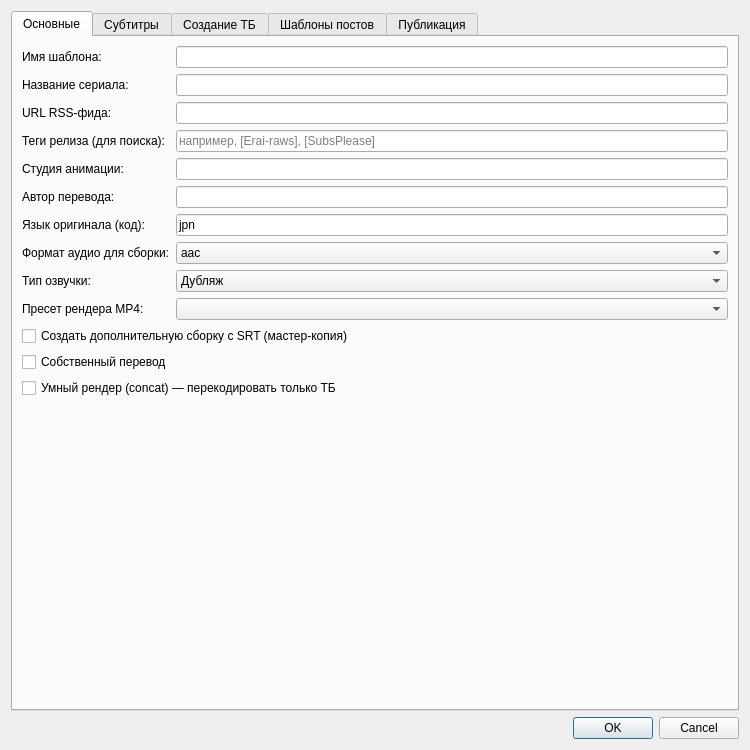
<?xml version="1.0" encoding="UTF-8"?>
<ui version="4.0">
 <class>TemplateEditor</class>
 <widget class="QDialog" name="TemplateEditor">
  <property name="geometry">
   <rect>
    <x>0</x>
    <y>0</y>
    <width>750</width>
    <height>750</height>
   </rect>
  </property>
  <property name="windowTitle">
   <string>Редактор шаблона</string>
  </property>
  <property name="modal">
   <bool>true</bool>
  </property>
  <layout class="QVBoxLayout" name="verticalLayout">
   <item>
    <widget class="QTabWidget" name="tabWidget">
     <property name="currentIndex">
      <number>0</number>
     </property>
     <widget class="QWidget" name="tabGeneral">
      <attribute name="title">
       <string>Основные</string>
      </attribute>
      <layout class="QFormLayout" name="formLayout">
       <item row="0" column="0">
        <widget class="QLabel" name="label">
         <property name="text">
          <string>Имя шаблона:</string>
         </property>
        </widget>
       </item>
       <item row="0" column="1">
        <widget class="QLineEdit" name="templateNameEdit"/>
       </item>
       <item row="1" column="0">
        <widget class="QLabel" name="label_2">
         <property name="text">
          <string>Название сериала:</string>
         </property>
        </widget>
       </item>
       <item row="1" column="1">
        <widget class="QLineEdit" name="seriesTitleEdit"/>
       </item>
       <item row="2" column="0">
        <widget class="QLabel" name="label_3">
         <property name="text">
          <string>URL RSS-фида:</string>
         </property>
        </widget>
       </item>
       <item row="2" column="1">
        <widget class="QLineEdit" name="rssUrlEdit"/>
       </item>
       <item row="3" column="0">
        <widget class="QLabel" name="label_1">
         <property name="text">
          <string>Теги релиза (для поиска):</string>
         </property>
        </widget>
       </item>
       <item row="3" column="1">
        <widget class="QLineEdit" name="releaseTagsEdit">
         <property name="placeholderText">
          <string>например, [Erai-raws], [SubsPlease]</string>
         </property>
        </widget>
       </item>
       <item row="4" column="0">
        <widget class="QLabel" name="label_4">
         <property name="text">
          <string>Студия анимации:</string>
         </property>
        </widget>
       </item>
       <item row="4" column="1">
        <widget class="QLineEdit" name="animationStudioEdit"/>
       </item>
       <item row="5" column="0">
        <widget class="QLabel" name="label_5">
         <property name="text">
          <string>Автор перевода:</string>
         </property>
        </widget>
       </item>
       <item row="5" column="1">
        <widget class="QLineEdit" name="subAuthorEdit"/>
       </item>
       <item row="6" column="0">
        <widget class="QLabel" name="label_17">
         <property name="text">
          <string>Язык оригинала (код):</string>
         </property>
        </widget>
       </item>
       <item row="6" column="1">
        <widget class="QLineEdit" name="originalLanguageEdit">
         <property name="text">
          <string>jpn</string>
         </property>
        </widget>
       </item>
       <item row="7" column="0">
        <widget class="QLabel" name="label_17_2">
         <property name="text">
          <string>Формат аудио для сборки:</string>
         </property>
        </widget>
       </item>
       <item row="7" column="1">
        <widget class="QComboBox" name="targetAudioFormatComboBox">
         <item>
          <property name="text">
           <string>aac</string>
          </property>
         </item>
         <item>
          <property name="text">
           <string>flac</string>
          </property>
         </item>
        </widget>
       </item>
       <item row="8" column="0">
        <widget class="QLabel" name="label_type">
         <property name="text">
          <string>Тип озвучки:</string>
         </property>
        </widget>
       </item>
       <item row="8" column="1">
        <widget class="QComboBox" name="voiceoverTypeComboBox">
         <item>
          <property name="text">
           <string>Дубляж</string>
          </property>
         </item>
         <item>
          <property name="text">
           <string>Закадр</string>
          </property>
         </item>
        </widget>
       </item>
       <item row="9" column="0">
        <widget class="QLabel" name="label_18">
         <property name="text">
          <string>Пресет рендера MP4:</string>
         </property>
        </widget>
       </item>
       <item row="9" column="1">
        <widget class="QComboBox" name="renderPresetComboBox"/>
       </item>
       <item row="10" column="0" colspan="2">
        <widget class="QCheckBox" name="createSrtMasterCheckBox">
         <property name="toolTip">
          <string>После основной сборки создать дополнительный MKV с несжатым звуком и SRT-субтитрами (без надписей)</string>
         </property>
         <property name="text">
          <string>Создать дополнительную сборку с SRT (мастер-копия)</string>
         </property>
        </widget>
       </item>
       <item row="11" column="0" colspan="2">
        <widget class="QCheckBox" name="isCustomTranslationCheckBox">
         <property name="toolTip">
          <string>Если перевод выполнен силами команды, поставьте эту галочку. Название дорожки субтитров изменится на '[Дубляжная]'</string>
         </property>
         <property name="text">
          <string>Собственный перевод</string>
         </property>
        </widget>
       </item>
       <item row="12" column="0" colspan="2">
        <widget class="QCheckBox" name="useConcatRenderCheckBox">
         <property name="toolTip">
          <string>Перекодировать только сегмент с ТБ (титульным блоком), остальное видео копировать без перекодирования. Сохраняет оригинальное качество и значительно ускоряет рендер.</string>
         </property>
         <property name="text">
          <string>Умный рендер (concat) — перекодировать только ТБ</string>
         </property>
        </widget>
       </item>
      </layout>
     </widget>
     <widget class="QWidget" name="tabSubtitles">
      <attribute name="title">
       <string>Субтитры</string>
      </attribute>
      <layout class="QVBoxLayout" name="verticalLayout_10" stretch="0,0,0,0,0,0,0,0">
       <item>
        <widget class="QCheckBox" name="sourceHasSubtitlesCheckBox">
         <property name="text">
          <string>В исходном MKV есть дорожка русских субтитров</string>
         </property>
         <property name="checked">
          <bool>true</bool>
         </property>
        </widget>
       </item>
       <item>
        <widget class="QCheckBox" name="forceSignStyleRequestCheckBox">
         <property name="text">
          <string>Всегда запрашивать стили/актеров для надписей</string>
         </property>
         <property name="checked">
          <bool>true</bool>
         </property>
        </widget>
       </item>
       <item>
        <widget class="Line" name="line_3">
         <property name="orientation">
          <enum>Qt::Orientation::Horizontal</enum>
         </property>
        </widget>
       </item>
       <item>
        <widget class="QLabel" name="label_7">
         <property name="text">
          <string>Стили/актеры для надписей (каждый с новой строки):</string>
         </property>
        </widget>
       </item>
       <item>
        <layout class="QHBoxLayout" name="horizontalLayout_3">
         <item>
          <widget class="QPlainTextEdit" name="signStylesEdit">
           <property name="sizePolicy">
            <sizepolicy hsizetype="Expanding" vsizetype="Preferred">
             <horstretch>3</horstretch>
             <verstretch>0</verstretch>
            </sizepolicy>
           </property>
           <property name="maximumSize">
            <size>
             <width>16777215</width>
             <height>200</height>
            </size>
           </property>
          </widget>
         </item>
         <item>
          <widget class="QPushButton" name="selectStylesButton">
           <property name="text">
            <string>Выбрать из файла...</string>
           </property>
          </widget>
         </item>
        </layout>
       </item>
       <item>
        <widget class="Line" name="line_4">
         <property name="orientation">
          <enum>Qt::Orientation::Horizontal</enum>
         </property>
        </widget>
       </item>
       <item>
        <widget class="QCheckBox" name="pauseForSubEditCheckBox">
         <property name="text">
          <string>Приостанавливать процесс для ручной правки субтитров</string>
         </property>
        </widget>
       </item>
       <item>
        <widget class="QGroupBox" name="groupBox">
         <property name="title">
          <string>Автоматические замены в тексте субтитров</string>
         </property>
         <layout class="QVBoxLayout" name="verticalLayout_9">
          <item>
           <widget class="QTableWidget" name="substitutionsTableWidget">
            <property name="alternatingRowColors">
             <bool>true</bool>
            </property>
            <attribute name="horizontalHeaderVisible">
             <bool>true</bool>
            </attribute>
            <attribute name="horizontalHeaderMinimumSectionSize">
             <number>100</number>
            </attribute>
            <attribute name="horizontalHeaderDefaultSectionSize">
             <number>325</number>
            </attribute>
            <attribute name="horizontalHeaderStretchLastSection">
             <bool>true</bool>
            </attribute>
            <column>
             <property name="text">
              <string>Найти</string>
             </property>
            </column>
            <column>
             <property name="text">
              <string>Заменить на</string>
             </property>
            </column>
           </widget>
          </item>
          <item>
           <layout class="QHBoxLayout" name="horizontalLayout_7">
            <item>
             <spacer name="horizontalSpacer_3">
              <property name="orientation">
               <enum>Qt::Orientation::Horizontal</enum>
              </property>
              <property name="sizeHint" stdset="0">
               <size>
                <width>40</width>
                <height>20</height>
               </size>
              </property>
             </spacer>
            </item>
            <item>
             <widget class="QPushButton" name="addSubstitutionButton">
              <property name="text">
               <string>Добавить</string>
              </property>
             </widget>
            </item>
            <item>
             <widget class="QPushButton" name="removeSubstitutionButton">
              <property name="text">
               <string>Удалить</string>
              </property>
             </widget>
            </item>
           </layout>
          </item>
         </layout>
        </widget>
       </item>
      </layout>
     </widget>
     <widget class="QWidget" name="tabTbCreation">
      <attribute name="title">
       <string>Создание ТБ</string>
      </attribute>
      <layout class="QVBoxLayout" name="verticalLayout_2">
       <item>
        <widget class="QCheckBox" name="generateTbCheckBox">
         <property name="text">
          <string>Генерировать Титры Благодарности (ТБ)</string>
         </property>
         <property name="checked">
          <bool>true</bool>
         </property>
        </widget>
       </item>
       <item>
        <widget class="Line" name="line_2">
         <property name="orientation">
          <enum>Qt::Orientation::Horizontal</enum>
         </property>
        </widget>
       </item>
       <item>
        <layout class="QFormLayout" name="formLayout_2">
         <item row="0" column="0">
          <widget class="QLabel" name="label_9">
           <property name="text">
            <string>Название главы эндинга:</string>
           </property>
          </widget>
         </item>
         <item row="0" column="1">
          <widget class="QLineEdit" name="endingChapterNameEdit">
           <property name="placeholderText">
            <string>например, Ending</string>
           </property>
          </widget>
         </item>
         <item row="1" column="0">
          <widget class="QLabel" name="label_11">
           <property name="text">
            <string>Время начала эндинга:</string>
           </property>
          </widget>
         </item>
         <item row="1" column="1">
          <layout class="QHBoxLayout" name="horizontalLayout_10">
           <item>
            <widget class="QTimeEdit" name="endingStartTimeEdit">
             <property name="displayFormat">
              <string>H:mm:ss.zzz</string>
             </property>
            </widget>
           </item>
           <item>
            <widget class="QCheckBox" name="useManualTimeCheckBox">
             <property name="text">
              <string>Вручную</string>
             </property>
            </widget>
           </item>
          </layout>
         </item>
         <item row="2" column="0">
          <widget class="QLabel" name="label_19">
           <property name="text">
            <string>Стиль ТБ по умолчанию:</string>
           </property>
          </widget>
         </item>
         <item row="2" column="1">
          <widget class="QComboBox" name="defaultTbStyleComboBox"/>
         </item>
         <item row="3" column="0">
          <widget class="QLabel" name="label_12">
           <property name="text">
            <string>Режиссер дубляжа:</string>
           </property>
          </widget>
         </item>
         <item row="3" column="1">
          <widget class="QLineEdit" name="directorEdit"/>
         </item>
         <item row="4" column="0">
          <widget class="QLabel" name="label_assistant_director">
           <property name="text">
            <string>Помощник режиссера:</string>
           </property>
          </widget>
         </item>
         <item row="4" column="1">
          <widget class="QLineEdit" name="assistantDirectorEdit"/>
         </item>
         <item row="5" column="0">
          <widget class="QLabel" name="label_13">
           <property name="text">
            <string>Звукорежиссер:</string>
           </property>
          </widget>
         </item>
         <item row="5" column="1">
          <widget class="QLineEdit" name="soundEngineerEdit"/>
         </item>
         <item row="6" column="0">
          <widget class="QLabel" name="label_16">
           <property name="text">
            <string>Звукорежиссер песен:</string>
           </property>
          </widget>
         </item>
         <item row="6" column="1">
          <widget class="QLineEdit" name="songsSoundEngineerEdit"/>
         </item>
         <item row="7" column="0">
          <widget class="QLabel" name="label_26">
           <property name="text">
            <string>Звукорежиссер эпизода:</string>
           </property>
          </widget>
         </item>
         <item row="7" column="1">
          <widget class="QLineEdit" name="episodeSoundEngineerEdit"/>
         </item>
         <item row="8" column="0">
          <widget class="QLabel" name="label_27">
           <property name="text">
            <string>Звукорежиссер записи:</string>
           </property>
          </widget>
         </item>
         <item row="8" column="1">
          <widget class="QLineEdit" name="recordingSoundEngineerEdit"/>
         </item>
         <item row="9" column="0">
          <widget class="QLabel" name="label_video_localization">
           <property name="text">
            <string>Локализация видеоряда:</string>
           </property>
          </widget>
         </item>
         <item row="9" column="1">
          <widget class="QLineEdit" name="videoLocalizationAuthorEdit"/>
         </item>
         <item row="10" column="0">
          <widget class="QLabel" name="label_14">
           <property name="text">
            <string>Разметка:</string>
           </property>
          </widget>
         </item>
         <item row="10" column="1">
          <widget class="QLineEdit" name="timingAuthorEdit"/>
         </item>
         <item row="11" column="0">
          <widget class="QLabel" name="label_signs_author">
           <property name="text">
            <string>Локализация надписей:</string>
           </property>
          </widget>
         </item>
         <item row="11" column="1">
          <widget class="QLineEdit" name="signsAuthorEdit"/>
         </item>
         <item row="12" column="0">
          <widget class="QLabel" name="label_translation_editor">
           <property name="text">
            <string>Редактор перевода:</string>
           </property>
          </widget>
         </item>
         <item row="12" column="1">
          <widget class="QLineEdit" name="translationEditorEdit"/>
         </item>
         <item row="13" column="0">
          <widget class="QLabel" name="label_15">
           <property name="text">
            <string>Сборка релиза:</string>
           </property>
          </widget>
         </item>
         <item row="13" column="1">
          <widget class="QLineEdit" name="releaseBuilderEdit"/>
         </item>
        </layout>
       </item>
       <item>
        <widget class="Line" name="line">
         <property name="orientation">
          <enum>Qt::Orientation::Horizontal</enum>
         </property>
        </widget>
       </item>
       <item>
        <widget class="QLabel" name="label_6">
         <property name="text">
          <string>Список актеров (каждый с новой строки или через запятую):</string>
         </property>
        </widget>
       </item>
       <item>
        <widget class="QPlainTextEdit" name="castEdit"/>
       </item>
      </layout>
     </widget>
     <widget class="QWidget" name="tabPosts">
      <attribute name="title">
       <string>Шаблоны постов</string>
      </attribute>
      <layout class="QVBoxLayout" name="verticalLayout_6">
       <item>
        <layout class="QHBoxLayout" name="horizontalLayout">
         <item>
          <spacer name="horizontalSpacer_2">
           <property name="orientation">
            <enum>Qt::Orientation::Horizontal</enum>
           </property>
           <property name="sizeHint" stdset="0">
            <size>
             <width>40</width>
             <height>20</height>
            </size>
           </property>
          </spacer>
         </item>
         <item>
          <widget class="QPushButton" name="helpButton">
           <property name="maximumSize">
            <size>
             <width>30</width>
             <height>16777215</height>
            </size>
           </property>
           <property name="toolTip">
            <string>Открыть справку по плейсхолдерам и форматированию</string>
           </property>
           <property name="text">
            <string>?</string>
           </property>
          </widget>
         </item>
        </layout>
       </item>
       <item>
        <layout class="QHBoxLayout" name="horizontalLayout_5">
         <item>
          <layout class="QVBoxLayout" name="verticalLayout_4">
           <item>
            <widget class="QLabel" name="label_8">
             <property name="text">
              <string>Telegram (MP4 пост):</string>
             </property>
            </widget>
           </item>
           <item>
            <widget class="QPlainTextEdit" name="postTgMp4Edit"/>
           </item>
          </layout>
         </item>
         <item>
          <layout class="QVBoxLayout" name="verticalLayout_5">
           <item>
            <widget class="QLabel" name="label_10">
             <property name="text">
              <string>Telegram (MKV пост):</string>
             </property>
            </widget>
           </item>
           <item>
            <widget class="QPlainTextEdit" name="postTgMkvEdit"/>
           </item>
          </layout>
         </item>
        </layout>
       </item>
       <item>
        <layout class="QHBoxLayout" name="horizontalLayout_6">
         <item>
          <layout class="QVBoxLayout" name="verticalLayout_7">
           <item>
            <widget class="QLabel" name="label_22">
             <property name="text">
              <string>VK (Основной пост):</string>
             </property>
            </widget>
           </item>
           <item>
            <widget class="QPlainTextEdit" name="postVkEdit"/>
           </item>
          </layout>
         </item>
         <item>
          <layout class="QVBoxLayout" name="verticalLayout_8">
           <item>
            <widget class="QLabel" name="label_23">
             <property name="text">
              <string>VK (Комментарий):</string>
             </property>
            </widget>
           </item>
           <item>
            <widget class="QPlainTextEdit" name="postVkCommentEdit"/>
           </item>
          </layout>
         </item>
        </layout>
       </item>
      </layout>
     </widget>
     <widget class="QWidget" name="tabPublication">
      <attribute name="title">
       <string>Публикация</string>
      </attribute>
      <layout class="QFormLayout" name="formLayout_3">
       <item row="0" column="0">
        <widget class="QLabel" name="label_20">
         <property name="text">
          <string>Название для постов:</string>
         </property>
        </widget>
       </item>
       <item row="0" column="1">
        <widget class="QLineEdit" name="seriesTitleForPostEdit"/>
       </item>
       <item row="1" column="0">
        <widget class="QLabel" name="label_21">
         <property name="text">
          <string>Всего серий в сезоне:</string>
         </property>
        </widget>
       </item>
       <item row="1" column="1">
        <widget class="QSpinBox" name="totalEpisodesSpinBox">
         <property name="maximum">
          <number>999</number>
         </property>
        </widget>
       </item>
       <item row="2" column="0">
        <widget class="QLabel" name="label_24">
         <property name="text">
          <string>Путь к постеру:</string>
         </property>
        </widget>
       </item>
       <item row="2" column="1">
        <layout class="QHBoxLayout" name="horizontalLayout_11">
         <item>
          <widget class="QLineEdit" name="posterPathEdit"/>
         </item>
         <item>
          <widget class="QPushButton" name="browsePosterButton">
           <property name="text">
            <string>Обзор...</string>
           </property>
          </widget>
         </item>
        </layout>
       </item>
       <item row="3" column="0">
        <widget class="QLabel" name="label_25">
         <property name="text">
          <string>Ссылки для загрузки видео
(каждая с новой строки):</string>
         </property>
        </widget>
       </item>
       <item row="3" column="1">
        <widget class="QPlainTextEdit" name="uploadUrlsEdit">
         <property name="placeholderText">
          <string>https://anilib.me/upload...
https://anime-365.ru/upload...</string>
         </property>
        </widget>
       </item>
      </layout>
     </widget>
    </widget>
   </item>
   <item>
    <widget class="QDialogButtonBox" name="buttonBox">
     <property name="orientation">
      <enum>Qt::Orientation::Horizontal</enum>
     </property>
     <property name="standardButtons">
      <set>QDialogButtonBox::StandardButton::Cancel|QDialogButtonBox::StandardButton::Ok</set>
     </property>
    </widget>
   </item>
  </layout>
 </widget>
 <resources/>
 <connections/>
</ui>
